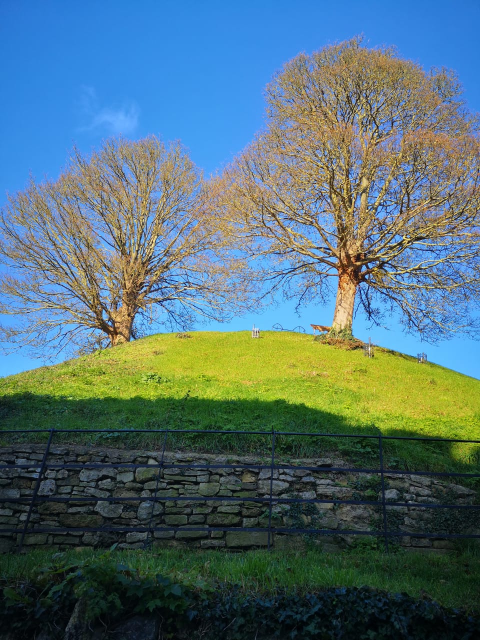
#> input picture trees.jpeg, 960 x 1280 px (shown at 1/2 size)
$ jupyter execute Q3.ipynb
#> lines starting #> are read from the running program, lines starting #| are printed output that depends on the picture
[cell 1]
import cv2
import numpy as np
from matplotlib import pyplot as plt

[cell 2]
def imshow(title = "Image", image = None, size = 10):
    w, h = image.shape[0], image.shape[1]
    aspect_ratio = w/(3*h)
    plt.figure(figsize=(size * aspect_ratio,size))
    plt.imshow(cv2.cvtColor(image, cv2.COLOR_BGR2RGB))
    plt.title(title)
    plt.show()

[cell 3]
img2 = cv2.imread('trees.jpeg')
#> img2 is the input picture: shape (1280, 960, 3); mean B, G, R 116.9, 111.1, 83.4
B2, G2, R2 = cv2.split(img2)
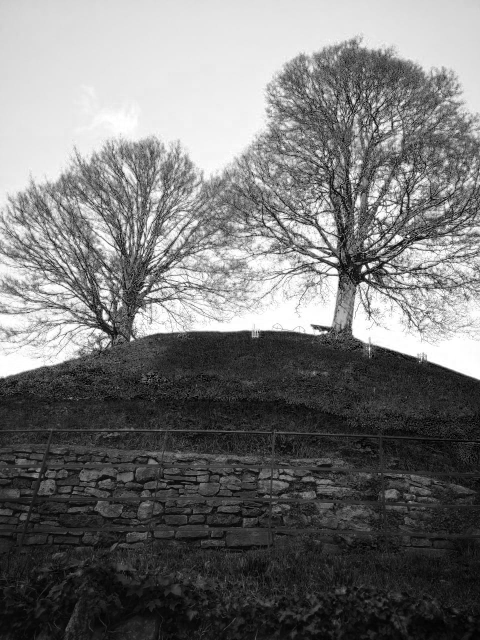
#> B2: shape (1280, 960) (shown at 1/2 size); min 0, max 255, mean 116.9
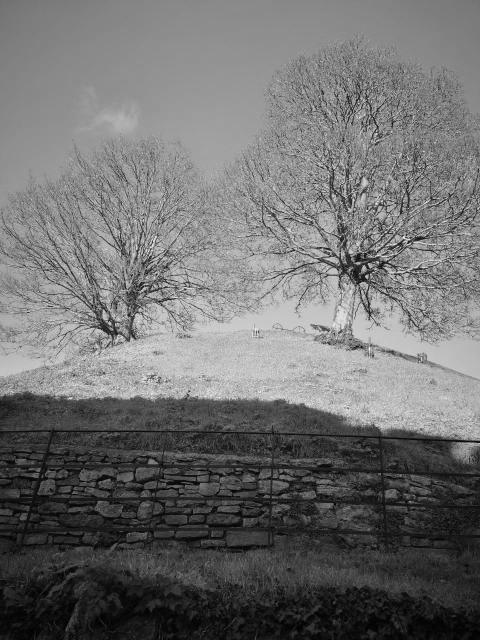
#> G2: shape (1280, 960) (shown at 1/2 size); min 0, max 255, mean 111.1
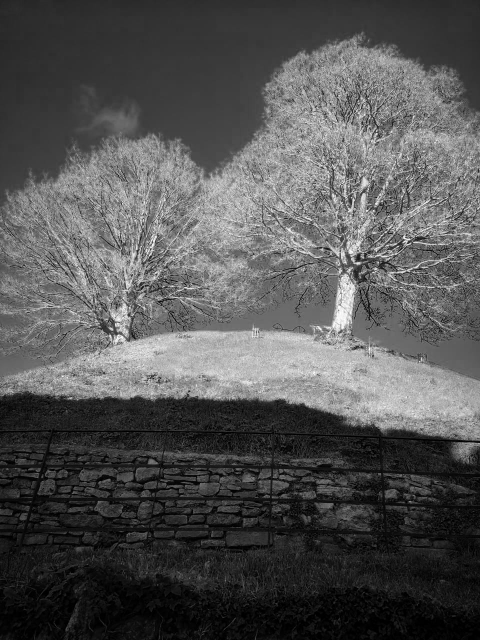
#> R2: shape (1280, 960) (shown at 1/2 size); min 0, max 255, mean 83.4

[cell 4]
histSize = 256
histRange = (0, 256) # the upper boundary is exclusive

[cell 5]
zeros = np.zeros(img2.shape[:2], dtype = "uint8")
r_hist = cv2.calcHist([img2], [2], None, [histSize], histRange)
#> r_hist = 256 values, max 17476 at index 0, min 51 at index 252, mean 4800
plt.subplot(1,2,1)
plt.title("ORG")
plt.imshow(cv2.cvtColor(cv2.merge([zeros, zeros, R2]), cv2.COLOR_BGR2RGB))
plt.subplot(1,2,2)
plt.xlim([0,256])
plt.plot(r_hist)
plt.title("R Histogram")
plt.show()
#> figure, not shown here; panel 2: curve peaks at x = 0, y = 17476

[cell 6]
zeros = np.zeros(img2.shape[:2], dtype = "uint8")
g_hist = cv2.calcHist([img2], [1], None, [histSize], histRange)
#> g_hist = 256 values, max 15163 at index 138, min 5 at index 249, mean 4800
plt.subplot(1,2,1)
plt.title("ORG")
plt.imshow(cv2.cvtColor(cv2.merge([zeros, G2, zeros]), cv2.COLOR_BGR2RGB))
plt.subplot(1,2,2)
plt.title("g Histogram")
plt.plot(g_hist)
plt.show()
#> figure, not shown here; panel 2: curve peaks at x = 138, y = 15163

[cell 7]
b_hist = cv2.calcHist([img2], [0], None, [histSize], histRange)
#> b_hist = 256 values, max 24404 at index 255, min 652 at index 1, mean 4800
plt.subplot(1,2,1)
plt.title("ORG")
plt.imshow(cv2.cvtColor(cv2.merge([B2, zeros , zeros]), cv2.COLOR_BGR2RGB))
plt.subplot(1,2,2)
plt.title("B Histogram")
plt.plot(b_hist)
plt.show()
#> figure, not shown here; panel 2: curve peaks at x = 255, y = 24404

[cell 8]
zeros = np.zeros(img2.shape[:2], dtype = "uint8")

[cell 9]
R2_rsz = cv2.resize(R2,None, fx = .25, fy = .25, interpolation = cv2.INTER_NEAREST)
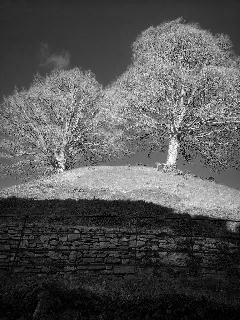
#> R2_rsz: shape (320, 240); min 0, max 255, mean 83.4
G2_rsz = cv2.resize(G2,None, fx = .25, fy = .25, interpolation = cv2.INTER_NEAREST)
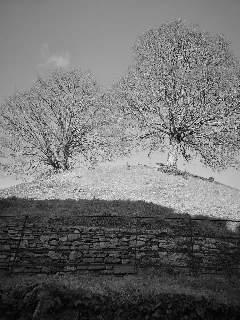
#> G2_rsz: shape (320, 240); min 0, max 249, mean 111.2
B2_rsz = cv2.resize(B2,None, fx = .25, fy = .25, interpolation = cv2.INTER_NEAREST)
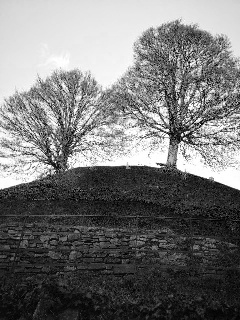
#> B2_rsz: shape (320, 240); min 0, max 255, mean 117.1

[cell 10]
zeros = np.zeros(R2_rsz.shape[:2], dtype = "uint8")
img2_rsz = cv2.merge([B2_rsz , G2_rsz , R2_rsz])
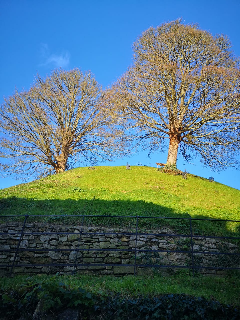
#> img2_rsz: shape (320, 240, 3); mean B, G, R 117.1, 111.2, 83.4
r_hist = cv2.calcHist([img2_rsz], [2], None, [histSize], histRange)
#> r_hist = 256 values, max 1219 at index 0, min 1 at index 254, mean 300
plt.subplot(1,2,1)
plt.title("ORG")
plt.imshow(cv2.cvtColor(cv2.merge([zeros, zeros, R2_rsz]), cv2.COLOR_BGR2RGB))
plt.subplot(1,2,2)
plt.title("R Resized Histogram")
plt.plot(r_hist)
plt.show()
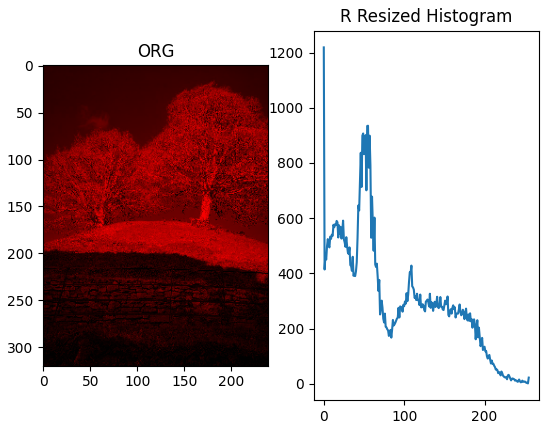
#> figure drawn by matplotlib, 2 panels; panel 2: curve peaks at x = 0, y = 1219

[cell 11]
g_hist = cv2.calcHist([img2_rsz], [1], None, [histSize], histRange)
#> g_hist = 256 values, max 926 at index 137, min 0 at index 250, mean 300
plt.subplot(1,2,1)
plt.title("ORG")
plt.imshow(cv2.cvtColor(cv2.merge([zeros, G2_rsz , zeros]), cv2.COLOR_BGR2RGB))
plt.subplot(1,2,2)
plt.title("G Resized Histogram")
plt.plot(g_hist)
plt.show()
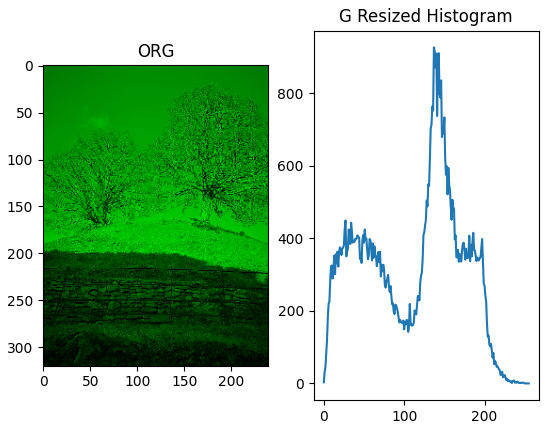
#> figure drawn by matplotlib, 2 panels; panel 2: curve peaks at x = 137, y = 926

[cell 12]
b_hist = cv2.calcHist([img2_rsz], [0], None, [histSize], histRange)
#> b_hist = 256 values, max 1641 at index 255, min 43 at index 1, mean 300
plt.subplot(1,2,1)
plt.title("B resized Channel")
plt.imshow(cv2.cvtColor(cv2.merge([B2_rsz , zeros , zeros]), cv2.COLOR_BGR2RGB))
plt.subplot(1,2,2)
plt.title("b Resized Histogram")
plt.plot(b_hist)
plt.show()
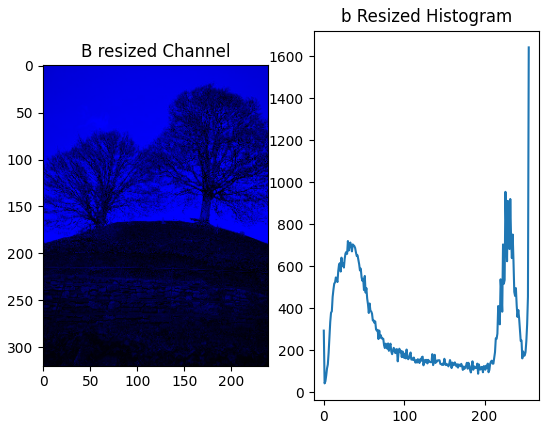
#> figure drawn by matplotlib, 2 panels; panel 2: curve peaks at x = 255, y = 1641

$ run again, with AerialView.jpeg copied over trees.jpeg
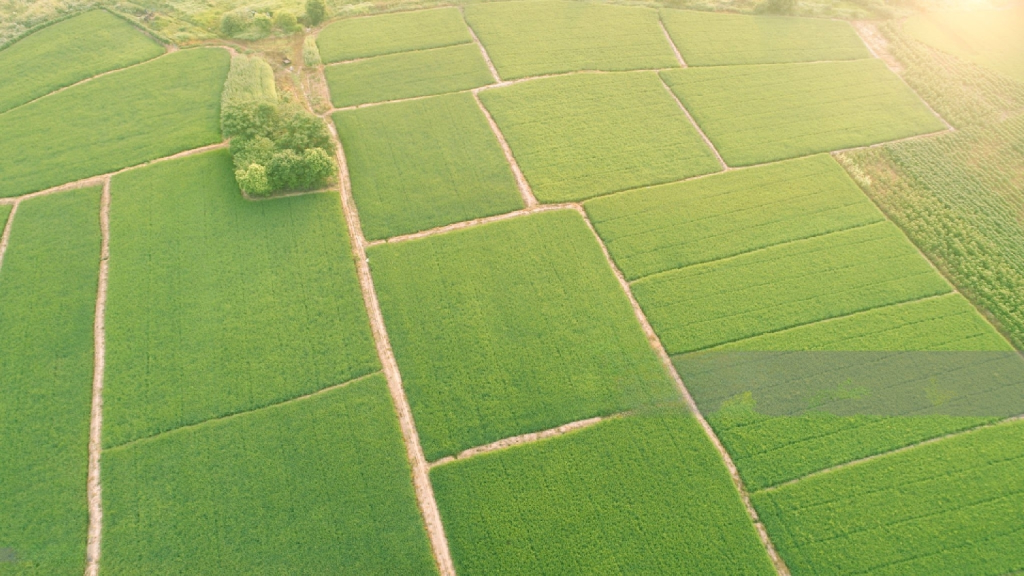
#> input picture AerialView.jpeg, 2048 x 1151 px (shown at 1/2 size)
#> img2 is the input picture: shape (1151, 2048, 3); mean B, G, R 93.9, 170.8, 150.2
#> `B2, G2, R2 = cv2.split(img2)`:
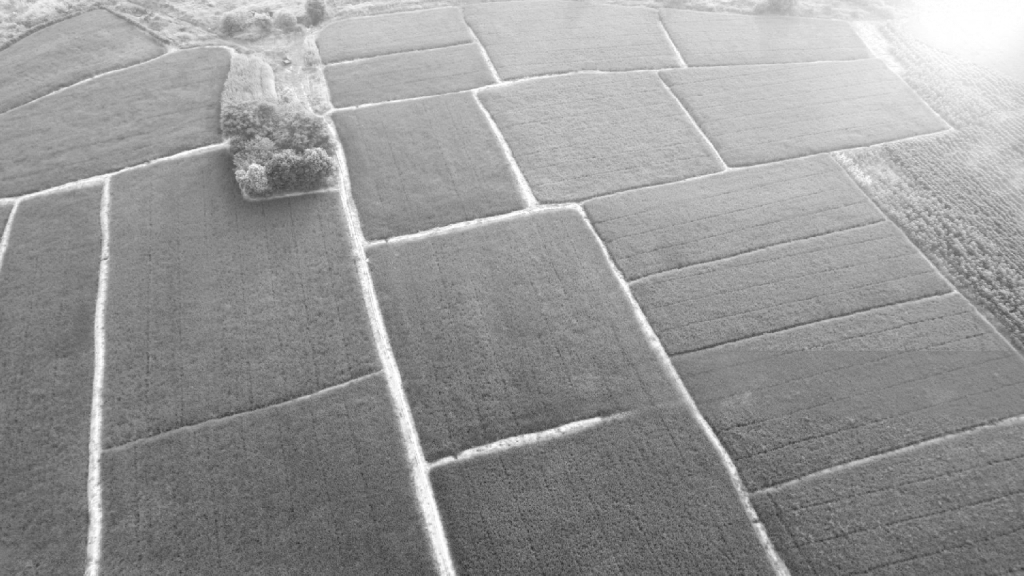
#> R2: shape (1151, 2048) (shown at 1/2 size); min 35, max 255, mean 150.2
#> `r_hist = cv2.calcHist([img2], [2], None, [histSize], histRange)`: r_hist = 256 values, max 27552 at index 135, min 0 at index 0, mean 9208
#> `g_hist = cv2.calcHist([img2], [1], None, [histSize], histRange)`: g_hist = 256 values, max 38969 at index 154, min 0 at index 0, mean 9208
#> `b_hist = cv2.calcHist([img2], [0], None, [histSize], histRange)`: b_hist = 256 values, max 41486 at index 80, min 0 at index 1, mean 9208
#> `r_hist = cv2.calcHist([img2_rsz], [2], None, [histSize], histRange)`: r_hist = 256 values, max 1745 at index 133, min 0 at index 0, mean 576
#> `g_hist = cv2.calcHist([img2_rsz], [1], None, [histSize], histRange)`: g_hist = 256 values, max 2433 at index 154, min 0 at index 0, mean 576
#> `b_hist = cv2.calcHist([img2_rsz], [0], None, [histSize], histRange)`: b_hist = 256 values, max 2624 at index 75, min 0 at index 0, mean 576
#> `plt.show()`:
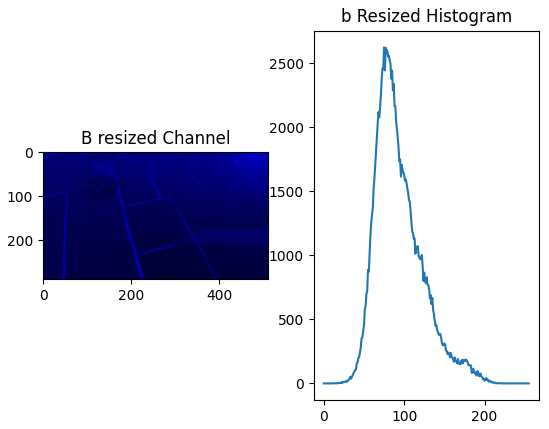
#> figure drawn by matplotlib, 2 panels; panel 2: curve peaks at x = 75, y = 2624
